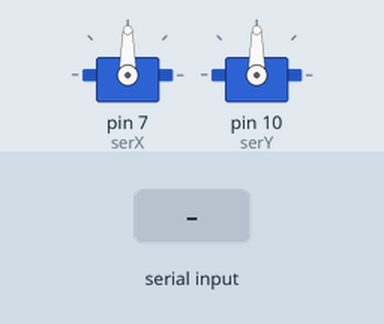
Recording of a sketch running on a simulated Arduino Uno, built with avr-gcc and run on an emulated ATmega328P. On the bench: 2 × servo. Inputs (shaded band) come from the test bench.

Above: at 1.2 s.
1.3 s: "Y" received over Serial
At 1.7 s:
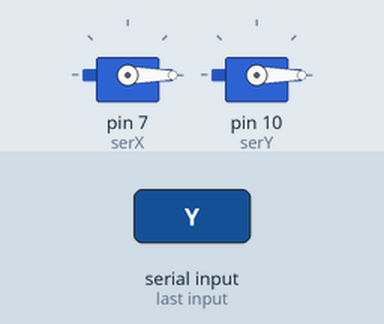
2.8 s: "30,150\n" received over Serial
At 4.0 s:
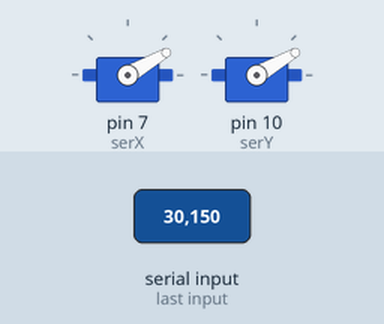
4.3 s: "200\n" received over Serial
At 5.2 s:
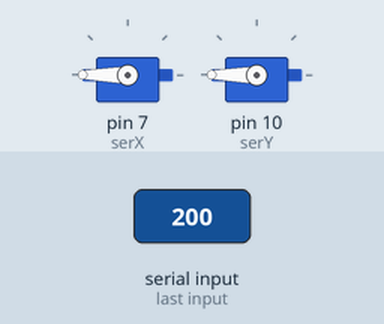
5.8 s: "X" received over Serial
At 6.2 s:
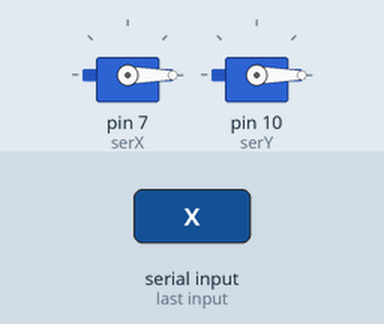
7.3 s: "90,45\n" received over Serial
At 7.6 s:
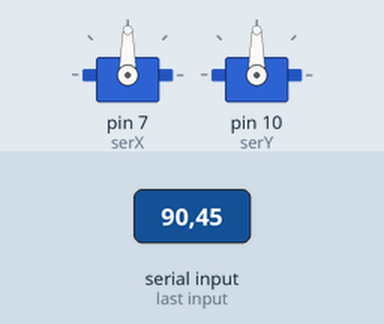
Timing chart, 0 to 9.8 s (numbered marks = the images above; inputs shaded):
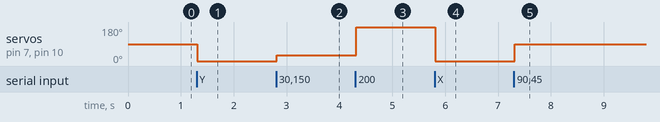

Measured:
- after the input at 1.3 s, servo on pin 7 (serX), servo on pin 10 (serY): 90° → 0° at once
- after the input at 2.8 s, servo on pin 7 (serX), servo on pin 10 (serY): 0° → 30° at once
- after the input at 4.3 s, servo on pin 7 (serX), servo on pin 10 (serY): 30° → 180° at once
- after the input at 5.8 s, servo on pin 7 (serX), servo on pin 10 (serY): 180° → 0° at once
- after the input at 7.3 s, servo on pin 7 (serX), servo on pin 10 (serY): 0° → 90° at once

The sketch:

AI_Project.ino
```cpp
#include<Servo.h>

Servo serX;
Servo serY;

String Data;

void setup() {

  serX.attach(7);
  serY.attach(10);
  Serial.begin(9600);
  Serial.setTimeout(10);
}

void loop() {
  //unrequired but necessary
}

void serialEvent() {
  Data = Serial.readString();
  serX.write(parseX(Data));
  serY.write(parseY(Data));
}

int parseX(String data){
  data.remove(data.indexOf("Y"));
  data.remove(data.indexOf("X"), 1);
  return data.toInt();
}

int parseY(String data){
  data.remove(0,data.indexOf("Y") + 1);
  return data.toInt();
}
```
